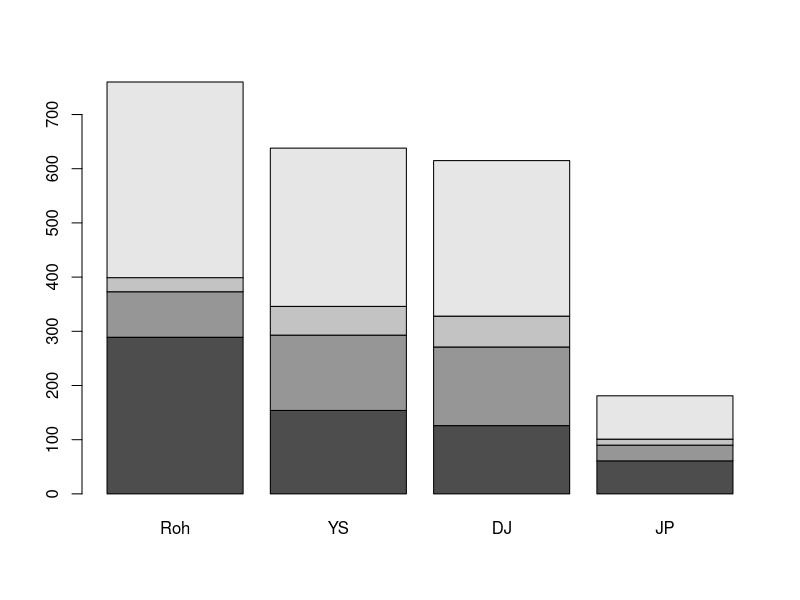
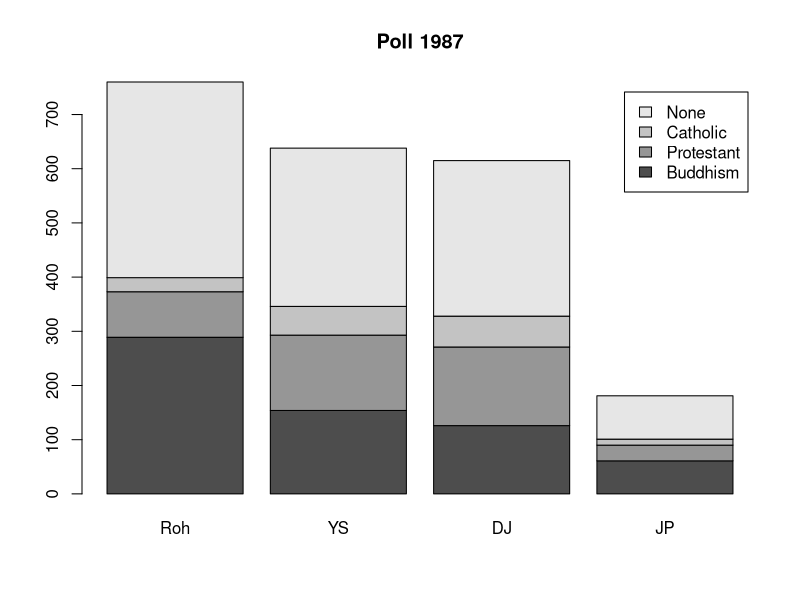
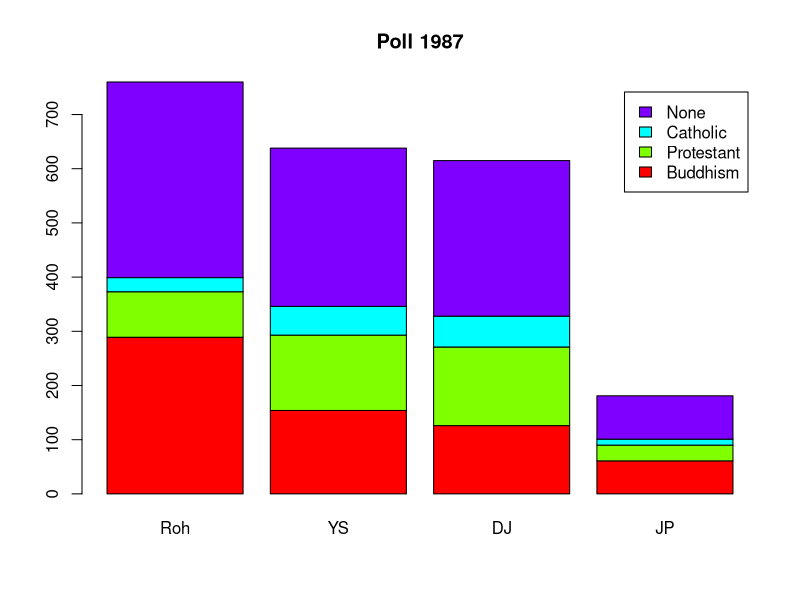
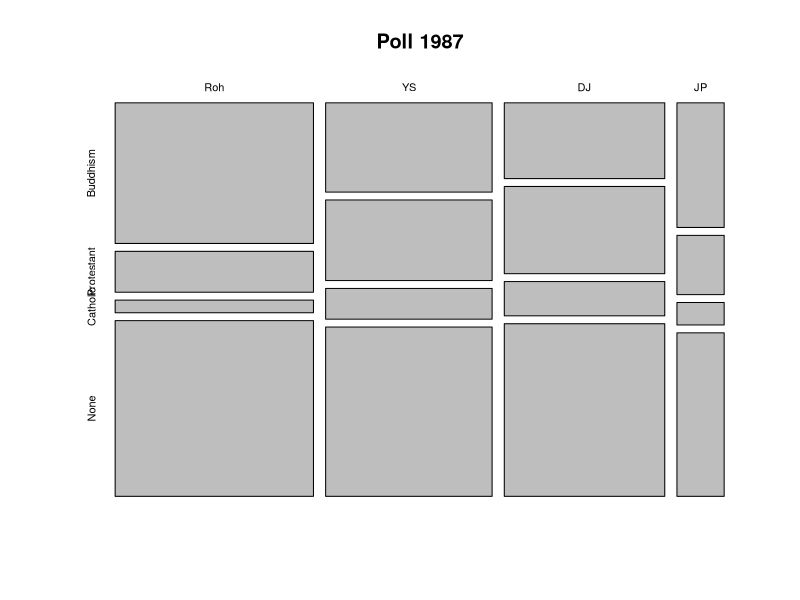
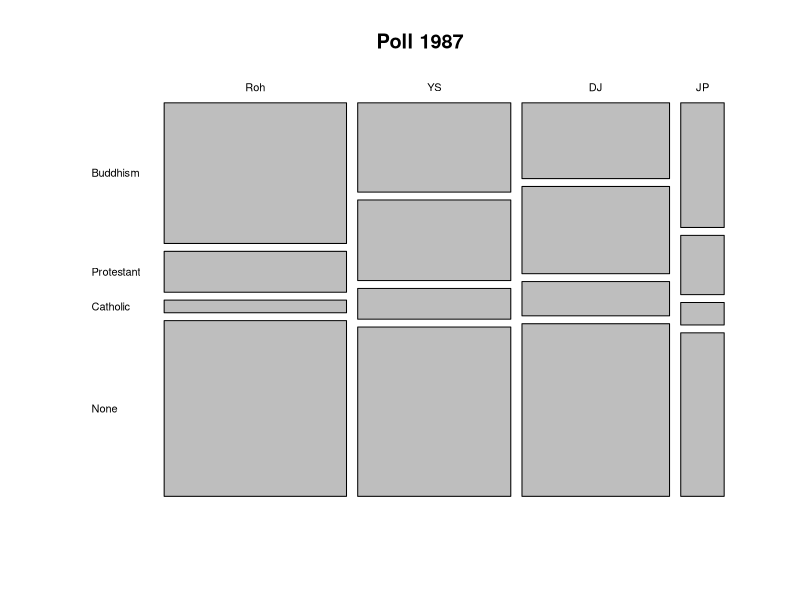
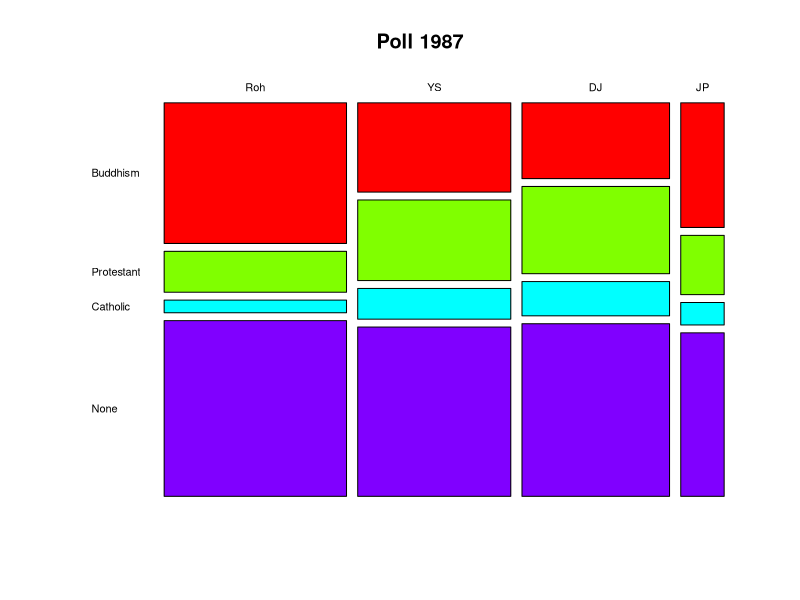

The R script that drew these images, in order:
## ---- chunk 1
poll.87<-matrix(c(289, 84, 26, 361, 154, 139, 53, 292, 126, 145, 57, 287, 61, 29, 11, 80), nrow=4, ncol=4)
poll.87
class(poll.87)
str(poll.87)
## ---- chunk 2
dimnames(poll.87)<-list(c("Buddhism","Protestant","Catholic","None"),c("Roh","YS","DJ","JP"))
poll.87
## ---- chunk 3
poll.87.tbl<-as.table(poll.87)
str(poll.87.tbl)
## ---- chunk 4
barplot(poll.87.tbl)
## ---- chunk 5
barplot(poll.87.tbl, legend.text=TRUE)
title(main="Poll 1987")
## ---- chunk 6
barplot(poll.87.tbl, legend.text=TRUE, col=rainbow(4))
title(main="Poll 1987")
## ---- chunk 7
mosaicplot(t(poll.87.tbl), main="Poll 1987")
## ---- chunk 8
mosaicplot(t(poll.87.tbl), las=1, main="Poll 1987")
## ---- chunk 9
mosaicplot(t(poll.87.tbl), las=1, main="Poll 1987", color=rainbow(4))
## ---- chunk 10
result.87<-c(36.6, 28.0, 27.1, 8.1)
names(result.87)<-dimnames(poll.87.tbl)[[2]]
paste(result.87, "%", sep="")
## ---- chunk 11
apply(poll.87.tbl, 2, sum)
## ---- chunk 12
chisq.test(apply(poll.87.tbl, 2, sum), p=result.87/sum(result.87))
## ---- chunk 13
chisq.test(poll.87.tbl)
